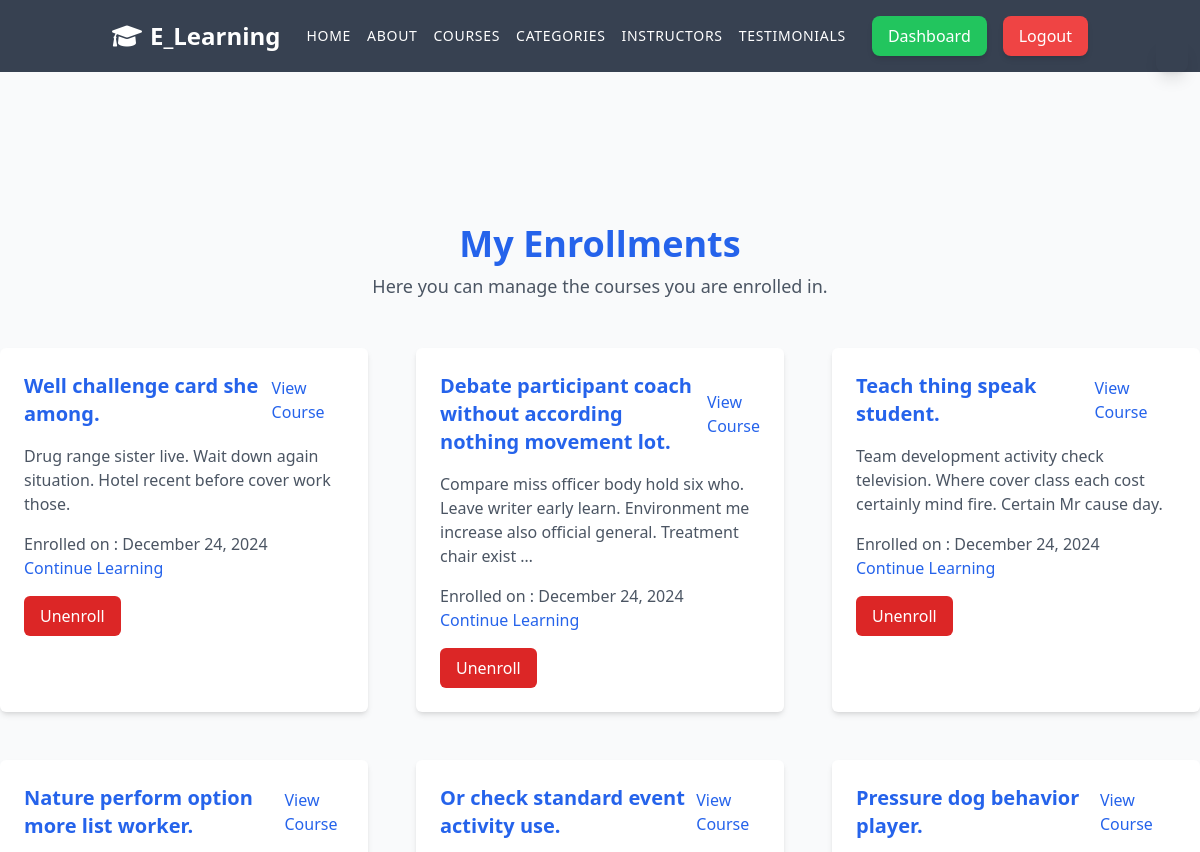
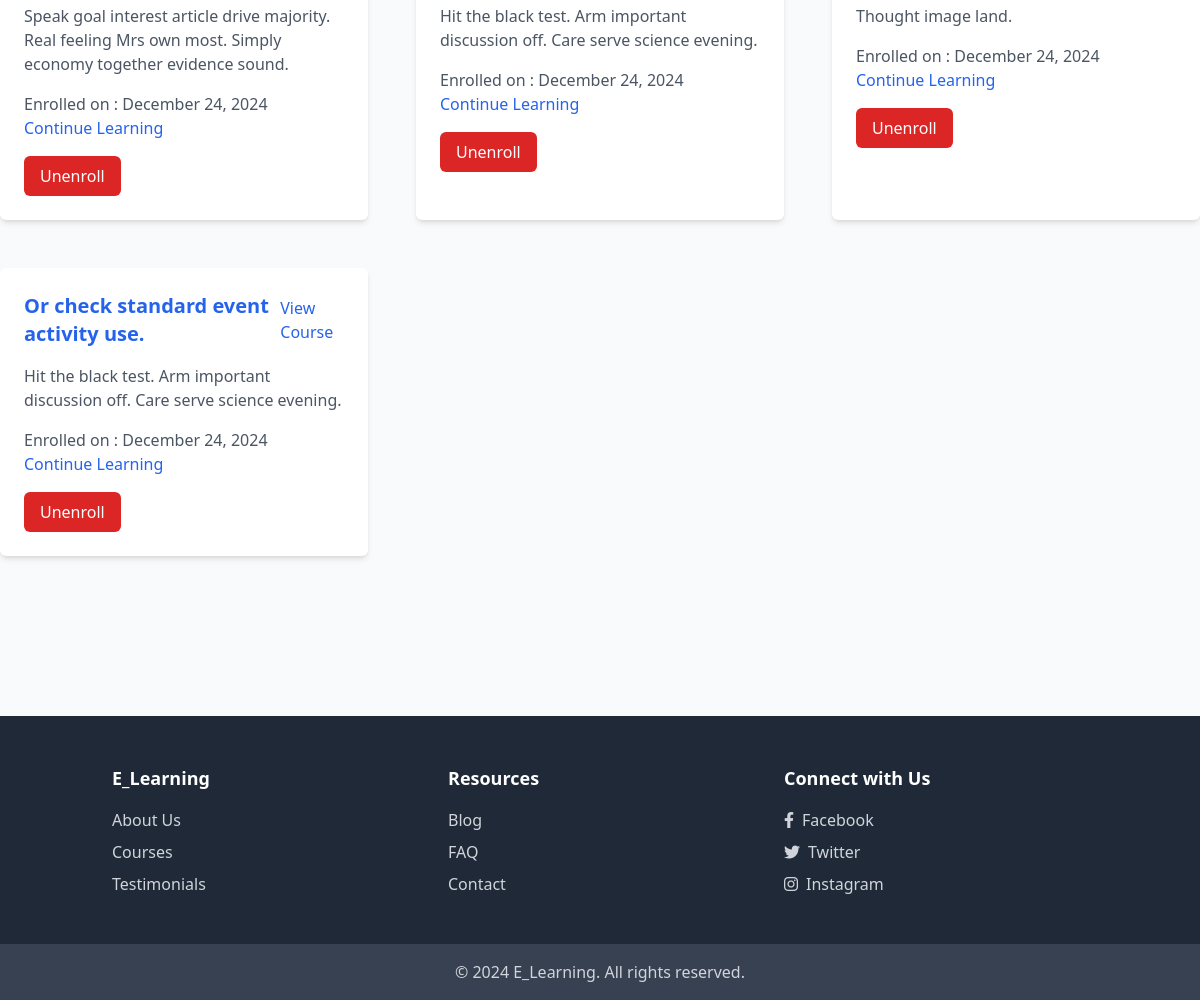
The app's page /my-enrollments/ (signed in) with its own data (2 pictures, top to bottom).
### courses/models.py (models this page shows, shortened)
class Enrollment(models.Model):
    course = models.ForeignKey(Course, on_delete=models.CASCADE)
    student = models.ForeignKey(
        settings.AUTH_USER_MODEL,
        on_delete=models.CASCADE,
        related_name='enrollments',
        null=True,
        blank=True
    )
    enrolled_at = models.DateTimeField(auto_now_add=True)

class Course(models.Model):
    title = models.CharField(max_length=255)
    description = models.TextField()
    price = models.DecimalField(max_digits=10, decimal_places=2, default=0)
    rating = models.FloatField(
        default=0.0,
        validators=[MinValueValidator(0), MaxValueValidator(5)]
    )
    instructor = models.ForeignKey(
        settings.AUTH_USER_MODEL,
        on_delete=models.CASCADE,
        related_name='courses',
        null=True,
        blank=True
    )
    category = models.ForeignKey(
        Category,
        on_delete=models.CASCADE,
        related_name='courses',
        null=True,
        blank=True
    )
    created_at = models.DateTimeField(auto_now_add=True)

### courses/views.py (the view)
# urls.py: path('my-enrollments/', my_enrollments, name='my_enrollments'),
@login_required(login_url='login')
def my_enrollments(request):
    if not request.user.is_authenticated:
        messages.error(request, 'You need to be logged in to view your enrollments.')
        return redirect('index')
    enrollments = Enrollment.objects.filter(student=request.user).order_by(
        '-enrolled_at').select_related('course')
    return render(request, 'courses/my_enrollments.html', {'enrollments': enrollments})

### templates/courses/my_enrollments.html (shortened to what this page needs)
{% extends "base.html" %}
{% load static %}
{% block content %}
<section id="my-enrollments" class="py-40">
    <div class="max-w-7xl mx-auto">
        <div class="text-center mb-12">
            <h1 class="text-3xl md:text-4xl font-extrabold text-blue-600">My Enrollments</h1>
            <p class="text-lg text-gray-600 mt-2">Here you can manage the courses you are enrolled in.</p>
        </div>
        <div class="grid grid-cols-1 sm:grid-cols-2 lg:grid-cols-3 gap-12">
            {% for enrollment in enrollments %}
            <div class="bg-white shadow-md rounded-md p-6">
                <div class="flex items-center justify-between mb-4">
                    <h2 class="text-xl font-bold text-blue-600">{{ enrollment.course.title }}</h2>
                    {% if enrollment.course.id %}
                        <a href="{% url 'course_detail' enrollment.course.id %}" class="text-blue-600 hover:underline">View Course</a>
                    {% endif %}
                </div>
                <p class="text-gray-600">{{ enrollment.course.description|truncatewords:20 }}</p>
                <div class="flex items-center justify-between mt-4">
                    <p class="text-gray-600">Enrolled on : {{ enrollment.enrolled_at|date:"F d, Y" }}</p>
                </div>
                {% if enrollment.course.id %}
                    <a href="{% url 'course_detail' enrollment.course.id %}" class="text-blue-600 hover:underline">Continue Learning</a>
                {% endif %}
                <form action="{% url 'drop_course' enrollment.id %}" method="POST">
                    <button type="submit" class="mt-4 px-4 py-2 bg-red-600 text-white rounded-md hover:bg-red-700">Unenroll</button>
                </form>
            </div>
            {% empty %}
            <p class="col-span-3 text-center text-gray-600">You are not enrolled in any courses yet.</p>
            {% endfor %}
        </div>
    </div>
</section>
{% endblock content %}

### records on screen
Enrollment: course "Well challenge card she among.", shows "View Course", course.description "Drug range sister live. Wait down again situation. Hotel recent before cover work those.", enrolled_at "December 24, 2024", shows "Continue Learning"
Enrollment: course "Debate participant coach without according nothing movement lot.", shows "View Course", course.description "Compare miss officer body hold six who. Leave writer early learn. Environment me increase also official general. Treatment chair exist …", enrolled_at "December 24, 2024", shows "Continue Learning"
Enrollment: course "Teach thing speak student.", shows "View Course", course.description "Team development activity check television. Where cover class each cost certainly mind fire. Certain Mr cause day.", enrolled_at "December 24, 2024", shows "Continue Learning"
Enrollment: course "Nature perform option more list worker.", shows "View Course", course.description "Speak goal interest article drive majority. Real feeling Mrs own most. Simply economy together evidence sound.", enrolled_at "December 24, 2024", shows "Continue Learning"
Enrollment: course "Or check standard event activity use.", shows "View Course", course.description "Hit the black test. Arm important discussion off. Care serve science evening.", enrolled_at "December 24, 2024", shows "Continue Learning"
Enrollment: course "Pressure dog behavior player.", shows "View Course", course.description "Thought image land.", enrolled_at "December 24, 2024", shows "Continue Learning"
Enrollment: course "Or check standard event activity use.", shows "View Course", course.description "Hit the black test. Arm important discussion off. Care serve science evening.", enrolled_at "December 24, 2024", shows "Continue Learning"
